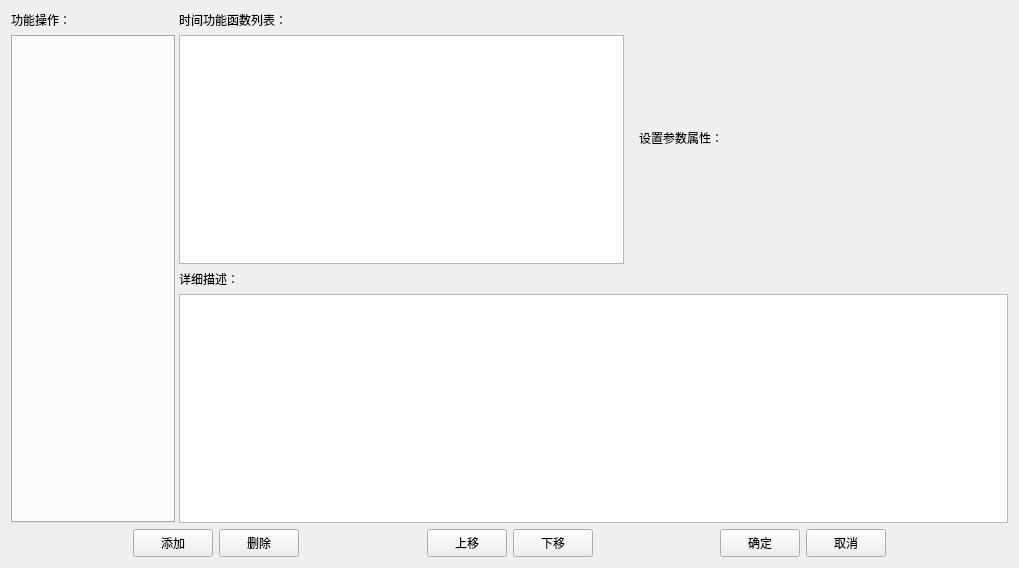
<?xml version="1.0" encoding="UTF-8"?>
<ui version="4.0">
 <class>FunctionEditorDialog</class>
 <widget class="QDialog" name="FunctionEditorDialog">
  <property name="geometry">
   <rect>
    <x>0</x>
    <y>0</y>
    <width>1019</width>
    <height>568</height>
   </rect>
  </property>
  <property name="windowTitle">
   <string>Dialog</string>
  </property>
  <layout class="QVBoxLayout" name="verticalLayout_5">
   <item>
    <widget class="QSplitter" name="splitter">
     <property name="sizePolicy">
      <sizepolicy hsizetype="Expanding" vsizetype="Expanding">
       <horstretch>0</horstretch>
       <verstretch>0</verstretch>
      </sizepolicy>
     </property>
     <property name="orientation">
      <enum>Qt::Horizontal</enum>
     </property>
     <widget class="QWidget" name="layoutWidget">
      <layout class="QVBoxLayout" name="verticalLayout">
       <property name="sizeConstraint">
        <enum>QLayout::SetMaximumSize</enum>
       </property>
       <item>
        <widget class="QLabel" name="label">
         <property name="text">
          <string>功能操作：</string>
         </property>
        </widget>
       </item>
       <item>
        <widget class="QTabWidget" name="tabFuncSelect">
         <property name="sizePolicy">
          <sizepolicy hsizetype="Expanding" vsizetype="Expanding">
           <horstretch>0</horstretch>
           <verstretch>0</verstretch>
          </sizepolicy>
         </property>
         <property name="currentIndex">
          <number>-1</number>
         </property>
        </widget>
       </item>
      </layout>
     </widget>
     <widget class="QWidget" name="layoutWidget">
      <layout class="QVBoxLayout" name="verticalLayout_4">
       <property name="sizeConstraint">
        <enum>QLayout::SetMaximumSize</enum>
       </property>
       <item>
        <layout class="QHBoxLayout" name="horizontalLayout_2">
         <item>
          <layout class="QVBoxLayout" name="verticalLayout_3">
           <property name="sizeConstraint">
            <enum>QLayout::SetMaximumSize</enum>
           </property>
           <item>
            <widget class="QLabel" name="label_3">
             <property name="sizePolicy">
              <sizepolicy hsizetype="Expanding" vsizetype="Preferred">
               <horstretch>0</horstretch>
               <verstretch>0</verstretch>
              </sizepolicy>
             </property>
             <property name="text">
              <string>时间功能函数列表：</string>
             </property>
            </widget>
           </item>
           <item>
            <widget class="QTableWidget" name="tableEventFunc"/>
           </item>
          </layout>
         </item>
         <item>
          <widget class="QWidget" name="propTableFunc" native="true">
           <property name="sizePolicy">
            <sizepolicy hsizetype="Preferred" vsizetype="Expanding">
             <horstretch>0</horstretch>
             <verstretch>0</verstretch>
            </sizepolicy>
           </property>
           <property name="minimumSize">
            <size>
             <width>160</width>
             <height>0</height>
            </size>
           </property>
           <layout class="QVBoxLayout" name="propTableFuncLayout">
            <property name="sizeConstraint">
             <enum>QLayout::SetMaximumSize</enum>
            </property>
            <property name="topMargin">
             <number>0</number>
            </property>
            <property name="bottomMargin">
             <number>0</number>
            </property>
            <item>
             <widget class="QLabel" name="label_4">
              <property name="minimumSize">
               <size>
                <width>360</width>
                <height>0</height>
               </size>
              </property>
              <property name="text">
               <string>设置参数属性：</string>
              </property>
             </widget>
            </item>
           </layout>
          </widget>
         </item>
        </layout>
       </item>
       <item>
        <layout class="QVBoxLayout" name="verticalLayout_2">
         <item>
          <widget class="QLabel" name="label_2">
           <property name="text">
            <string>详细描述：</string>
           </property>
          </widget>
         </item>
         <item>
          <widget class="QPlainTextEdit" name="plainTextFuncDesc"/>
         </item>
        </layout>
       </item>
      </layout>
     </widget>
    </widget>
   </item>
   <item>
    <layout class="QHBoxLayout" name="horizontalLayout">
     <property name="sizeConstraint">
      <enum>QLayout::SetFixedSize</enum>
     </property>
     <item>
      <spacer name="horizontalSpacer_3">
       <property name="orientation">
        <enum>Qt::Horizontal</enum>
       </property>
       <property name="sizeHint" stdset="0">
        <size>
         <width>40</width>
         <height>20</height>
        </size>
       </property>
      </spacer>
     </item>
     <item>
      <spacer name="horizontalSpacer_4">
       <property name="orientation">
        <enum>Qt::Horizontal</enum>
       </property>
       <property name="sizeHint" stdset="0">
        <size>
         <width>40</width>
         <height>20</height>
        </size>
       </property>
      </spacer>
     </item>
     <item>
      <widget class="QToolButton" name="btnAdd">
       <property name="minimumSize">
        <size>
         <width>80</width>
         <height>28</height>
        </size>
       </property>
       <property name="text">
        <string>添加</string>
       </property>
      </widget>
     </item>
     <item>
      <widget class="QToolButton" name="btnDel">
       <property name="minimumSize">
        <size>
         <width>80</width>
         <height>28</height>
        </size>
       </property>
       <property name="text">
        <string>删除</string>
       </property>
      </widget>
     </item>
     <item>
      <spacer name="horizontalSpacer">
       <property name="orientation">
        <enum>Qt::Horizontal</enum>
       </property>
       <property name="sizeHint" stdset="0">
        <size>
         <width>40</width>
         <height>20</height>
        </size>
       </property>
      </spacer>
     </item>
     <item>
      <spacer name="horizontalSpacer_2">
       <property name="orientation">
        <enum>Qt::Horizontal</enum>
       </property>
       <property name="sizeHint" stdset="0">
        <size>
         <width>40</width>
         <height>20</height>
        </size>
       </property>
      </spacer>
     </item>
     <item>
      <widget class="QToolButton" name="btnMoveUp">
       <property name="minimumSize">
        <size>
         <width>80</width>
         <height>28</height>
        </size>
       </property>
       <property name="text">
        <string>上移</string>
       </property>
      </widget>
     </item>
     <item>
      <widget class="QToolButton" name="btnMoveDown">
       <property name="minimumSize">
        <size>
         <width>80</width>
         <height>28</height>
        </size>
       </property>
       <property name="text">
        <string>下移</string>
       </property>
      </widget>
     </item>
     <item>
      <spacer name="horizontalSpacer_5">
       <property name="orientation">
        <enum>Qt::Horizontal</enum>
       </property>
       <property name="sizeHint" stdset="0">
        <size>
         <width>40</width>
         <height>20</height>
        </size>
       </property>
      </spacer>
     </item>
     <item>
      <spacer name="horizontalSpacer_6">
       <property name="orientation">
        <enum>Qt::Horizontal</enum>
       </property>
       <property name="sizeHint" stdset="0">
        <size>
         <width>40</width>
         <height>20</height>
        </size>
       </property>
      </spacer>
     </item>
     <item>
      <widget class="QToolButton" name="btnOk">
       <property name="minimumSize">
        <size>
         <width>80</width>
         <height>28</height>
        </size>
       </property>
       <property name="text">
        <string>确定</string>
       </property>
      </widget>
     </item>
     <item>
      <widget class="QToolButton" name="btnCancel">
       <property name="minimumSize">
        <size>
         <width>80</width>
         <height>28</height>
        </size>
       </property>
       <property name="text">
        <string>取消</string>
       </property>
      </widget>
     </item>
     <item>
      <spacer name="horizontalSpacer_7">
       <property name="orientation">
        <enum>Qt::Horizontal</enum>
       </property>
       <property name="sizeHint" stdset="0">
        <size>
         <width>40</width>
         <height>20</height>
        </size>
       </property>
      </spacer>
     </item>
     <item>
      <spacer name="horizontalSpacer_8">
       <property name="orientation">
        <enum>Qt::Horizontal</enum>
       </property>
       <property name="sizeHint" stdset="0">
        <size>
         <width>40</width>
         <height>20</height>
        </size>
       </property>
      </spacer>
     </item>
    </layout>
   </item>
  </layout>
 </widget>
 <resources/>
 <connections/>
</ui>
